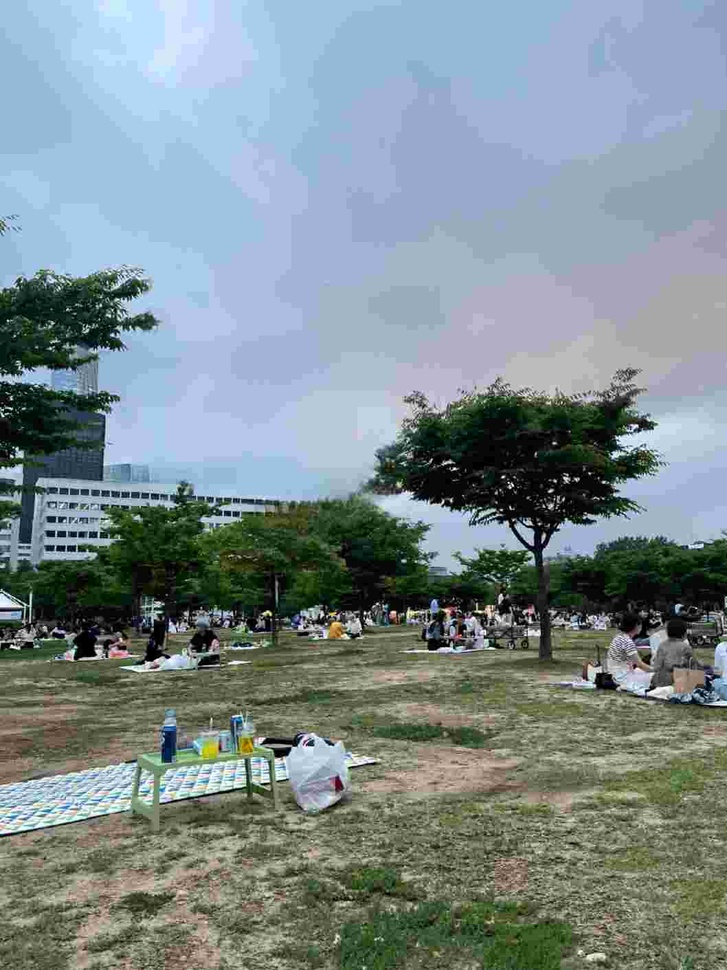
#> input picture PIC 008.jpg.resaved.jpg, 727 x 970 px, shrunk from 1058 x 1411 before the run
$ python -i Luminance_Gradient.py   (imports and definitions only)
#> lines starting #> are read from the running program, lines starting #| are printed output that depends on the picture
import numpy as np
import cv2 as cv
from matplotlib import pyplot as plt
import os

def Luminance_Gradient(path):
#> called with path = 'PIC 008.jpg.resaved.jpg'
    name = path
    filename = os.path.basename(path).split('/')[-1]
    img = cv.imread(name,0)
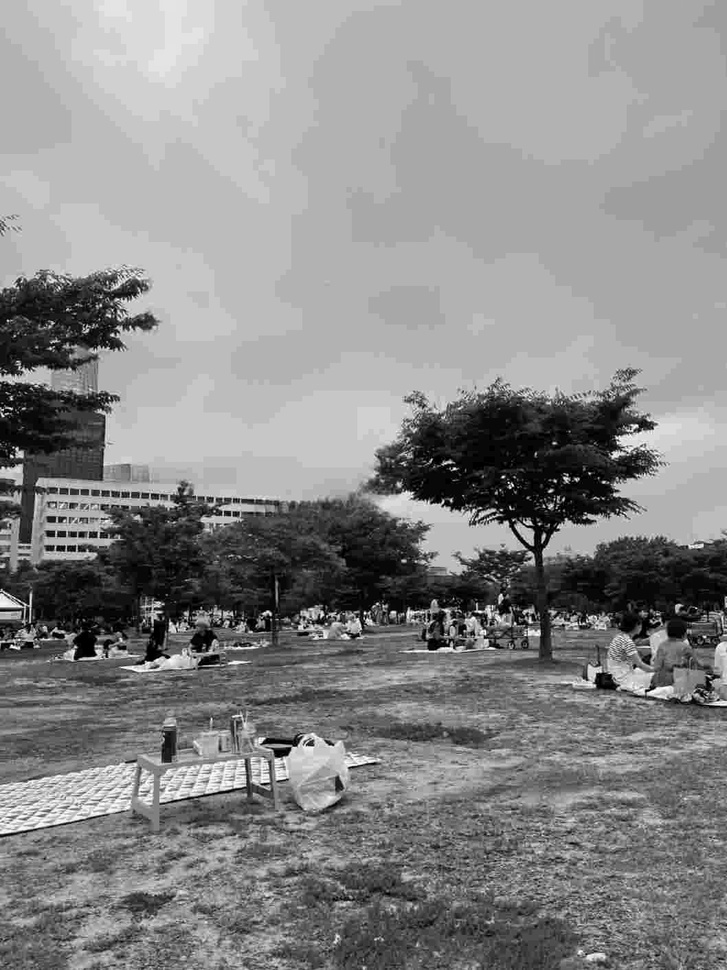
#> img: shape (970, 727); min 0, max 255, mean 135.4
    laplacian = cv.Laplacian(img,cv.CV_64F)
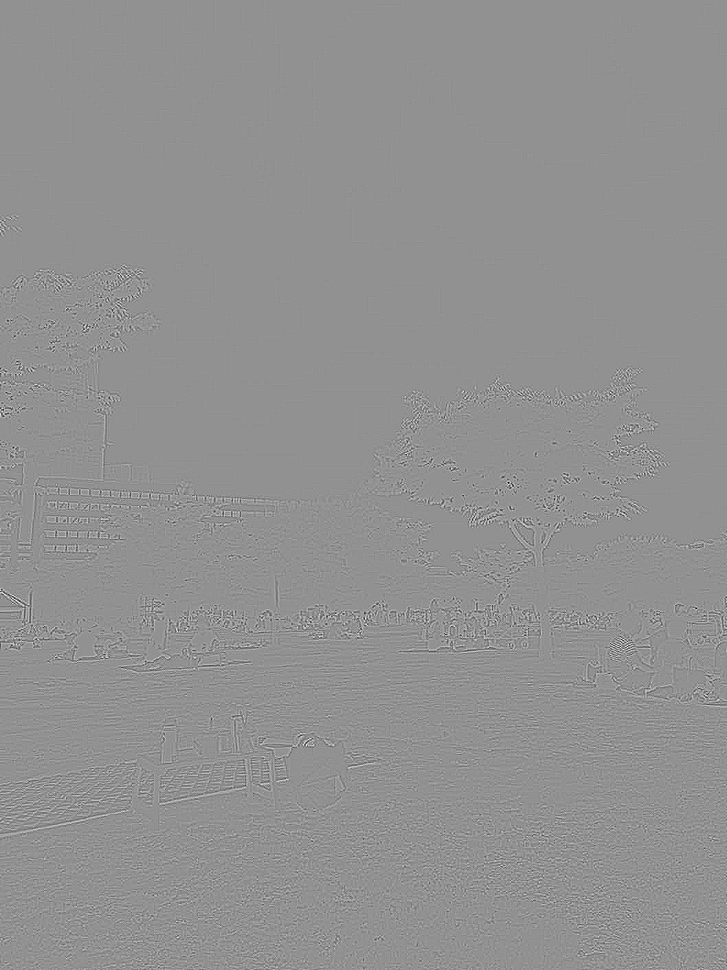
#> laplacian: shape (970, 727) float64; min -536, max 404, mean 0; drawn with min black and max white
    sobelx = cv.Sobel(img, cv.CV_8U, 1, 0, ksize=5)
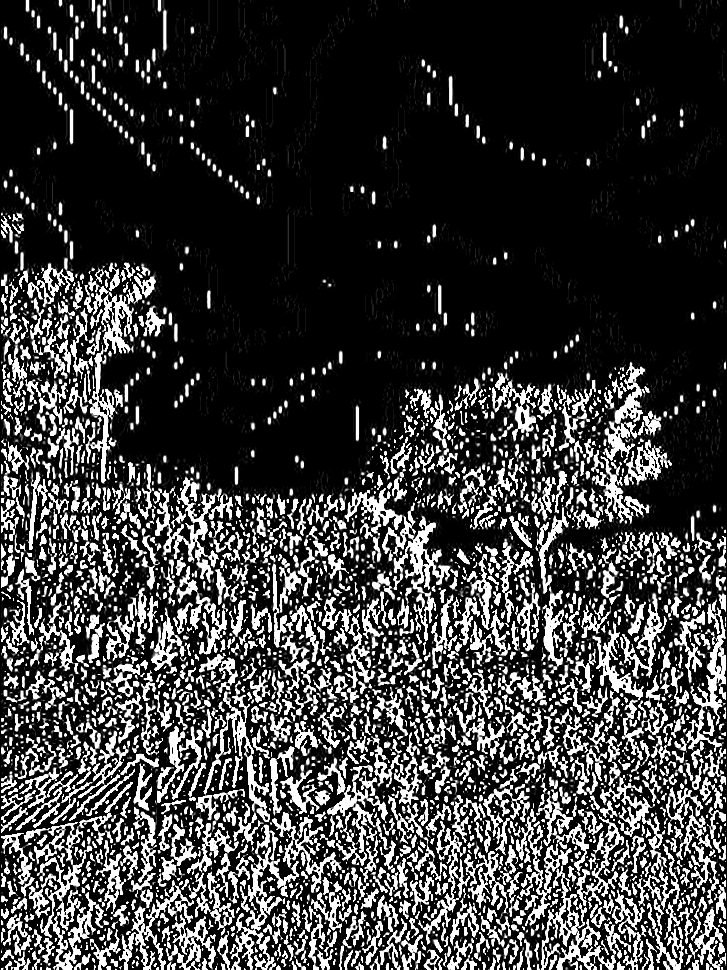
#> sobelx: shape (970, 727); min 0, max 255, mean 60.9
    cv.imwrite('./Output/Luminance_'+filename, sobelx)

>>> result = Luminance_Gradient('PIC 008.jpg.resaved.jpg')
